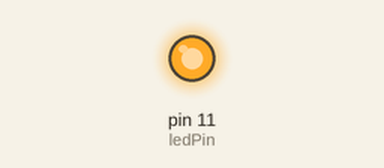
This sketch was run on a simulated Arduino Uno, built with avr-gcc and run on an emulated ATmega328P. On the bench: output pins drawn as LEDs (lit = HIGH).

Above: at 0.5 s.
At 2.5 s:
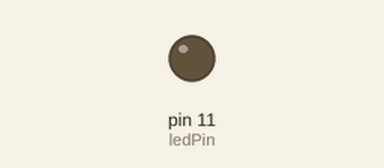
Timing chart, 0 to 5.2 s (numbered marks = the images above):
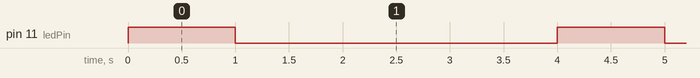

Measured:
- by itself, pin 11 (ledPin): alternates HIGH for 1.0 s and LOW for 3.0 s

The sketch:

led_pisca.ino
```cpp
int ledPin = 11;

void setup() {
  // put your setup code here, to run once:
  pinMode(ledPin, OUTPUT);
}

void loop() {
  // put your main code here, to run repeatedly:
  digitalWrite(ledPin, HIGH);
  delay(1000);
  digitalWrite(ledPin, LOW);
  delay(3000);
}
```
